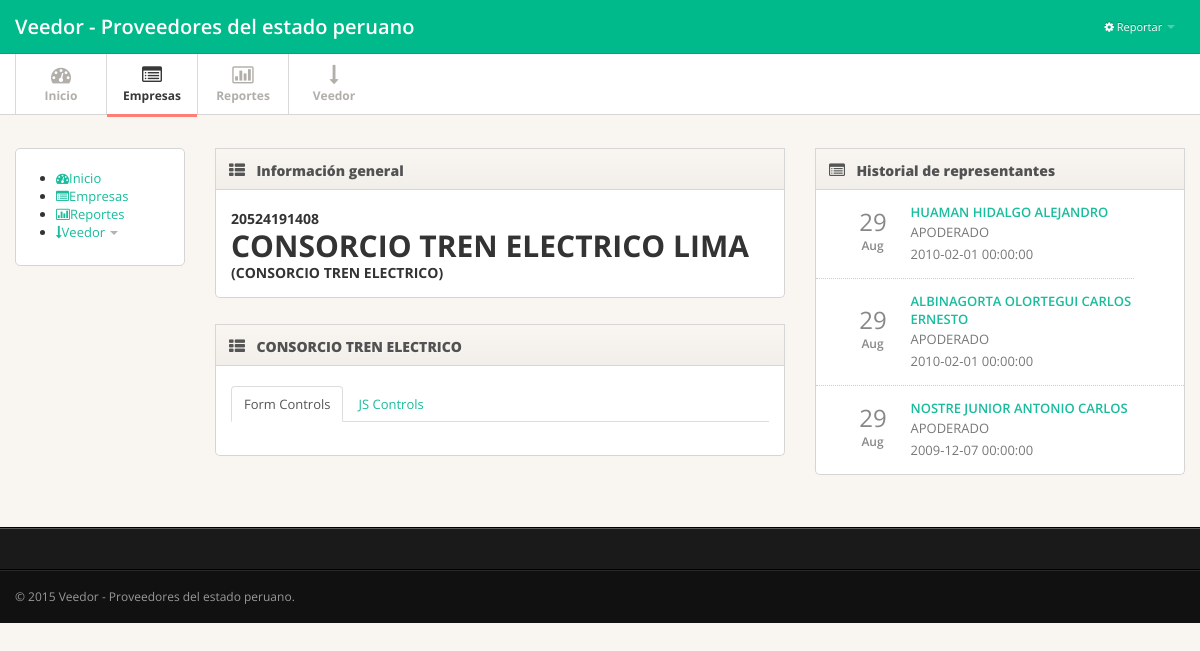
The app's page /proveedor/2 with its own data.
### models.py (models this page shows)
class Empresa(Entity):
    __tablename__ = 'empresas'
    id = Column(Integer, primary_key=True)
    ruc = Column(Unicode(255), nullable=False)
    razon_social = Column(UnicodeText, nullable=False)
    nombre_comercial = Column(UnicodeText, nullable=True)
    inicio_actividades = Column(DateTime)
    actividades_com_ext = Column(UnicodeText)
    telefono = Column(UnicodeText)
    fax = Column(UnicodeText)
    estado = Column(UnicodeText)
    condicion = Column(UnicodeText)
    direccion = Column(UnicodeText)
    total_ganado = Column(Numeric(15, 2), nullable=True)
    update = Column(Integer, default=0)
    persona = relationship(
        'Persona',
        secondary='empresa_persona'
    )

class Empresa_persona(Entity):
    __tablename__ = 'empresa_persona'
    id = Column(Integer, primary_key=True)
    empresa_id = Column(Integer, ForeignKey('empresas.id'))
    persona_id = Column(Integer, ForeignKey('personas.id'))
    cargo = Column(UnicodeText, nullable=False)
    fecha_cargo = Column(DateTime)

class Persona(Entity):
    __tablename__ = 'personas'
    id = Column(Integer, primary_key=True)
    dni = Column(CHAR(20), nullable=False)
    nombre = Column(UnicodeText, nullable=False)
    empresa = relationship(
        'Empresa',
        secondary='empresa_persona'
    )

### server.py (the view)
@app.route('/proveedor/<int:id>')
def proveedor(id):
    proveedor = g.db.query(
        models.Empresa
    ).filter(
        models.Empresa.id == id
    ).first()
    emp_per = g.db.query(
        models.Empresa_persona
    ).filter(
        models.Empresa_persona.empresa_id == id
    )
    if emp_per.count() == 0:
        representanteClass = import_representante.importRepresentante()
        proveedor.representantes = representanteClass.save(proveedor.ruc, id)
    else:
        representantes = g.db.query(
            models.Empresa_persona
        ).filter(
            models.Empresa_persona.empresa_id == id
        ).order_by(
            models.Empresa_persona.fecha_cargo.desc()
        ).join(
            models.Persona
        ).values(
            models.Persona.id,
            models.Persona.dni,
            models.Persona.nombre,
            models.Empresa_persona.cargo,
            models.Empresa_persona.fecha_cargo
        )
        proveedor.representantes = representantes
    return render_template(
        'proveedor.html',
        proveedor=proveedor,
    )

### server.py (called while the page is built)
@app.before_request
def before_request():
    g.db = sessionmaker(
        bind=db_engine
    )()

@app.teardown_request
def teardown_request(exception):
    db = getattr(g, 'db', None)
    if db is not None:
        db.close()

### templates/proveedor.html (shortened to what this page needs)
<!DOCTYPE html>
<html lang="en">
<head>
<link href="{{ url_for('static', filename='css/bootstrap.min.css') }}" rel="stylesheet" />
<link href="{{ url_for('static', filename='css/bootstrap-responsive.min.css') }}" rel="stylesheet" />
<link href="{{ url_for('static', filename='css/font-awesome.css') }}" rel="stylesheet">
<link href="{{ url_for('static', filename='css/style.css') }}" rel="stylesheet">
<link href="{{ url_for('static', filename='css/pages/dashboard.css') }}" rel="stylesheet">
</head>
<body>
<div class="navbar navbar-fixed-top">
  <div class="navbar-inner">
    <div class="container">
                    <a class="brand" href="/">Veedor - Proveedores del estado peruano</a>
      <div class="nav-collapse">
        <ul class="nav pull-right">
          <li class="dropdown"><a href="#" class="dropdown-toggle" data-toggle="dropdown"><i
                            class="icon-cog"></i> Reportar <b class="caret"></b></a>
          </li>
        </ul>
      </div>
    </div>
  </div>
</div>
<div class="subnavbar">
  <div class="subnavbar-inner">
    <div class="container">
      <ul class="mainnav">
        <li><a href="/"><i class="icon-dashboard"></i><span>Inicio</span> </a> </li>
        <li class="active"><a href="/empresas"><i class="icon-list-alt"></i><span>Empresas</span> </a> </li>
        <li><a href="/reportes"><i class="icon-bar-chart"></i><span>Reportes</span> </a> </li>
        <li class="dropdown"><a href="javascript:;" class="dropdown-toggle" data-toggle="dropdown"> <i class="icon-long-arrow-down"></i><span>Veedor</span> <b class="caret"></b></a>
        </li>
      </ul>
    </div>
  </div>
</div>
<div class="main">
  <div class="main-inner">
    <div class="container">
      <div class="row">
      <div class="span2">
          <div class="widget">
            <div class="widget-content">
              <ul class="mainnav">
                <li><a href="/"><i class="icon-dashboard"></i><span>Inicio</span> </a> </li>
                <li class="active"><a href="/empresas"><i class="icon-list-alt"></i><span>Empresas</span> </a> </li>
                <li><a href="/reportes"><i class="icon-bar-chart"></i><span>Reportes</span> </a> </li>
               <li class="dropdown"><a href="javascript:;" class="dropdown-toggle" data-toggle="dropdown"> <i class="icon-long-arrow-down"></i><span>Veedor</span> <b class="caret"></b></a>
              </li>
              </ul>
            </div>
          </div>
        </div>
        <div class="span6">
          <div class="widget">
            <div class="widget-header"> <i class="icon-th-list"></i>
                <h3>Información general</h3>
            </div>
            <div class="widget-content">
            <h4>{{ proveedor.ruc }}</h4>
            {% if proveedor.nombre_comercial == "-" %}
              <h1>{{ proveedor.razon_social }}</h1>
            {% else %}
              <h1>{{ proveedor.nombre_comercial }}</h1>
            {% endif %}
            <h4>({{ proveedor.razon_social }})</h4>
            </div>
          </div>
          <div class="widget">
           <div class="widget-header"> <i class="icon-th-list"></i>
                <h3>{{ proveedor.razon_social  }}</h3>
            </div>
            <div class="widget-content">
              <div class="tabbable">
                <ul class="nav nav-tabs">
                  <li class="active">
                    <a href="#formcontrols" data-toggle="tab">Form Controls</a>
                  </li>
                  <li class=""><a href="#jscontrols" data-toggle="tab">JS Controls</a></li>
                  </ul>
              </div>
          </div>
        </div>
        </div>
        <div class="span4">
         <div class="widget widget-nopad">
            <div class="widget-header"> <i class="icon-list-alt"></i>
              <h3>Historial de representantes</h3>
            </div>
            <div class="widget-content">
              <ul class="news-items">
                {% for representante in proveedor.representantes %}
                  <li>
                    <div class="news-item-date"> <span class="news-item-day">29</span> <span class="news-item-month">Aug</span> </div>
                    <div class="news-item-detail">
                    <a href="{{ url_for('representante', id=representante.id) }}" class="news-item-title">{{ representante.nombre }}</a>
                      <p class="news-item-preview">{{ representante.cargo }}</p>
                      <p class="news-item-preview">{{ representante.fecha_cargo }}</p>
                    </div>
                  </li>
                {% endfor %}
              </ul>
            </div>
          </div>
        </div>
      </div>
    </div>
  </div>
</div>
<div class="extra">
  <div class="extra-inner">
  </div>
</div>
<div class="footer">
  <div class="footer-inner">
    <div class="container">
      <div class="row">
        <div class="span12"> &copy; 2015 <a href="http://www.egrappler.com/">Veedor - Proveedores del estado peruano</a>. </div>
      </div>
    </div>
  </div>
</div>
</body>
</html>

### static/css/style.css (style rules this page uses)
body { background: #f9f6f1; font: 13px/1.7em 'Open Sans'; }
p { font: 13px/1.7em 'Open Sans'; }
.navbar .container { position: relative; }
.navbar-inner { padding: 7px 0; background: #00ba8b !important; -moz-border-radius: 0; -webkit-border-radius: 0; border-radius: 0; }
.navbar-fixed-top { position: static; }
.navbar .nav a { font-size: 11px; }
.navbar .nav>li>a { color:#fff !important; }
.navbar .brand { font-weight: 600; position: relative; top: 2px; }
.subnavbar { margin-bottom: 2.5em; }
.subnavbar-inner { height: 60px; background: #fff; border-bottom: 1px solid #d6d6d6; }
.subnavbar .container > ul { display: inline-block; height: 80px; padding: 0; margin: 0; }
.subnavbar .container > ul > li { float: left; min-width: 90px; height: 60px; padding: 0; margin: 0; text-align: center; list-style: none; border-left: 1px solid #d9d9d9; }
.subnavbar .container > ul > li > a { display: block; height: 100%; padding: 0 15px; font-size: 12px; font-weight: bold; color: #b2afaa; }
.subnavbar .container > ul > li > a > i { display: inline-block; width: 24px; height: 24px; margin-top: 11px; margin-bottom: -3px; font-size: 20px; }
.subnavbar .container > ul > li > a > span { display: block; }
.subnavbar .container > ul > li.active > a { border-bottom:3px solid #ff7f74; color: #383838; }
.subnavbar .caret { margin-top: 4px; border-top-color: white; border-bottom-color: white; }
.main { padding-bottom: 2em; border-bottom: 1px solid #000; }
.extra { border-top: 1px solid #585858; border-bottom: 1px solid #000; }
.extra-inner { padding: 20px 0; font-size: 11px; color: #BBB; background: #1A1A1A; }
.footer { margin-top: 0; border-top: 1px solid #292929; }
.footer-inner { padding: 15px 0; font-size: 12px; background: #111; color: #999; }
.footer a { color: #999; }
.widget { position: relative; clear: both; width: auto; margin-bottom: 2em; overflow: hidden; }
.widget-header { position: relative; height: 40px; line-height: 40px; background: #f9f6f1; background:-moz-linear-gradient(top, #f9f6f1 0%, #f2efea 100%); background:-webkit-gradient(linear, left top, left bottom, color-stop(0%,#f9f6f1), color-stop(100%,#f2efea)); background:-webkit-linear-gradient(top, #f9f6f1 0%,#f2efea 100%); background:-o-linear-gradient(top, #f9f6f1 0%,#f2efea 100%); background:-ms-linear-gradient(top, #f9f6f1 0%,#f2efea 100%); background:linear-gradient(top, #f9f6f1 0%,#f2efea 100%); filter: progid:DXImageTransform.Microsoft.gradient(startColorstr='#f9f6f1', endColorstr='#f2efea'); -ms-filter: "progid:DXImageTransform.Microsoft.gradient(startColorstr='#f9f6f1', endColorstr='#f2efea')"; border: 1px solid #d6d6d6; -webkit-background-clip: padding-box; }
.widget-header h3 { position: relative; top: 2px; left: 10px; display: inline-block; margin-right: 3em; font-size: 14px; font-weight: 800; color: #525252; line-height: 18px; text-shadow: 1px 1px 2px rgba(255,255,255,.5); }
.widget-header [class^="icon-"], .widget-header [class*=" icon-"] { display: inline-block; margin-left: 13px; margin-right: -2px; font-size: 16px; color: #555; vertical-align: middle; }
.widget-content { padding: 20px 15px 15px; background: #FFF; border: 1px solid #D5D5D5; -moz-border-radius: 5px; -webkit-border-radius: 5px; border-radius: 5px; }
.widget-header+.widget-content { border-top: none; -webkit-border-top-left-radius: 0; -webkit-border-top-right-radius: 0; -moz-border-radius-topleft: 0; -moz-border-radius-topright: 0; border-top-left-radius: 0; border-top-right-radius: 0; }
.widget-nopad .widget-content { padding: 0; }
.widget-content:before, .widget-content:after { content:""; display:table; }
.widget-content:after { clear:both; }
.widget-content { zoom:1; }

### static/css/pages/dashboard.css (style rules this page uses)
.news-items { margin: 1em 0 0; }
.news-items li { display: table; padding: 0 2em 0 1.5em; padding-bottom: 1em; margin-bottom: 1em; border-bottom: 1px dotted #CCC; }
.news-items li:last-child { padding-bottom: 0; border: none; }
.news-item-date { display: table-cell; }
.news-item-detail { display: table-cell; }
.news-item-title { font-size: 13px; font-weight: 600; }
.news-item-date { width: 75px; vertical-align: middle; text-align: center; }
.news-item-day { display: block; margin-bottom: .25em; font-size: 24px; color: #888; }
.news-item-preview { margin-bottom: 0; color: #777; }
.news-item-month { display: block; padding-right: 1px; font-size: 12px; font-weight: 600; color: #888; }

### records on screen
Empresa: ruc "20524191408", nombre_comercial "CONSORCIO TREN ELECTRICO LIMA", razon_social "CONSORCIO TREN ELECTRICO"
Empresa_persona: nombre "HUAMAN HIDALGO ALEJANDRO", cargo "APODERADO", fecha_cargo "2010-02-01 00:00:00"
Empresa_persona: nombre "ALBINAGORTA OLORTEGUI CARLOS ERNESTO", cargo "APODERADO", fecha_cargo "2010-02-01 00:00:00"
Empresa_persona: nombre "NOSTRE JUNIOR ANTONIO CARLOS", cargo "APODERADO", fecha_cargo "2009-12-07 00:00:00"
